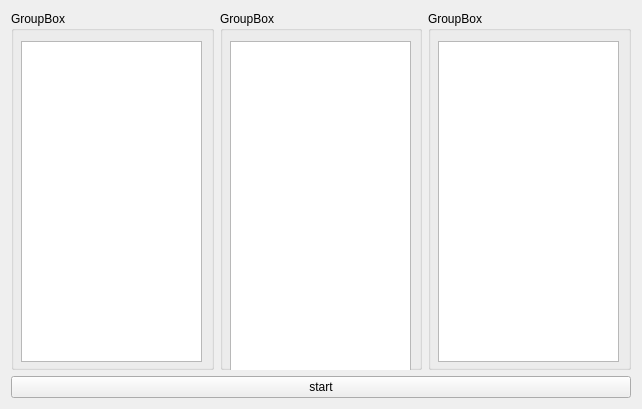
<?xml version="1.0" encoding="UTF-8"?>
<ui version="4.0">
 <class>Widget</class>
 <widget class="QWidget" name="Widget">
  <property name="geometry">
   <rect>
    <x>0</x>
    <y>0</y>
    <width>642</width>
    <height>409</height>
   </rect>
  </property>
  <property name="windowTitle">
   <string>Widget</string>
  </property>
  <layout class="QVBoxLayout" name="verticalLayout">
   <item>
    <layout class="QHBoxLayout" name="horizontalLayout">
     <item>
      <widget class="QGroupBox" name="groupBox">
       <property name="title">
        <string>GroupBox</string>
       </property>
       <widget class="QListWidget" name="randList">
        <property name="geometry">
         <rect>
          <x>10</x>
          <y>30</y>
          <width>181</width>
          <height>321</height>
         </rect>
        </property>
       </widget>
      </widget>
     </item>
     <item>
      <widget class="QGroupBox" name="groupBox_2">
       <property name="title">
        <string>GroupBox</string>
       </property>
       <widget class="QListWidget" name="bubbleList">
        <property name="geometry">
         <rect>
          <x>10</x>
          <y>30</y>
          <width>181</width>
          <height>331</height>
         </rect>
        </property>
       </widget>
      </widget>
     </item>
     <item>
      <widget class="QGroupBox" name="groupBox_3">
       <property name="title">
        <string>GroupBox</string>
       </property>
       <widget class="QListWidget" name="quickList">
        <property name="geometry">
         <rect>
          <x>10</x>
          <y>30</y>
          <width>181</width>
          <height>321</height>
         </rect>
        </property>
       </widget>
      </widget>
     </item>
    </layout>
   </item>
   <item>
    <widget class="QPushButton" name="pushButton">
     <property name="text">
      <string>start</string>
     </property>
    </widget>
   </item>
  </layout>
 </widget>
 <layoutdefault spacing="6" margin="11"/>
 <resources/>
 <connections/>
</ui>
